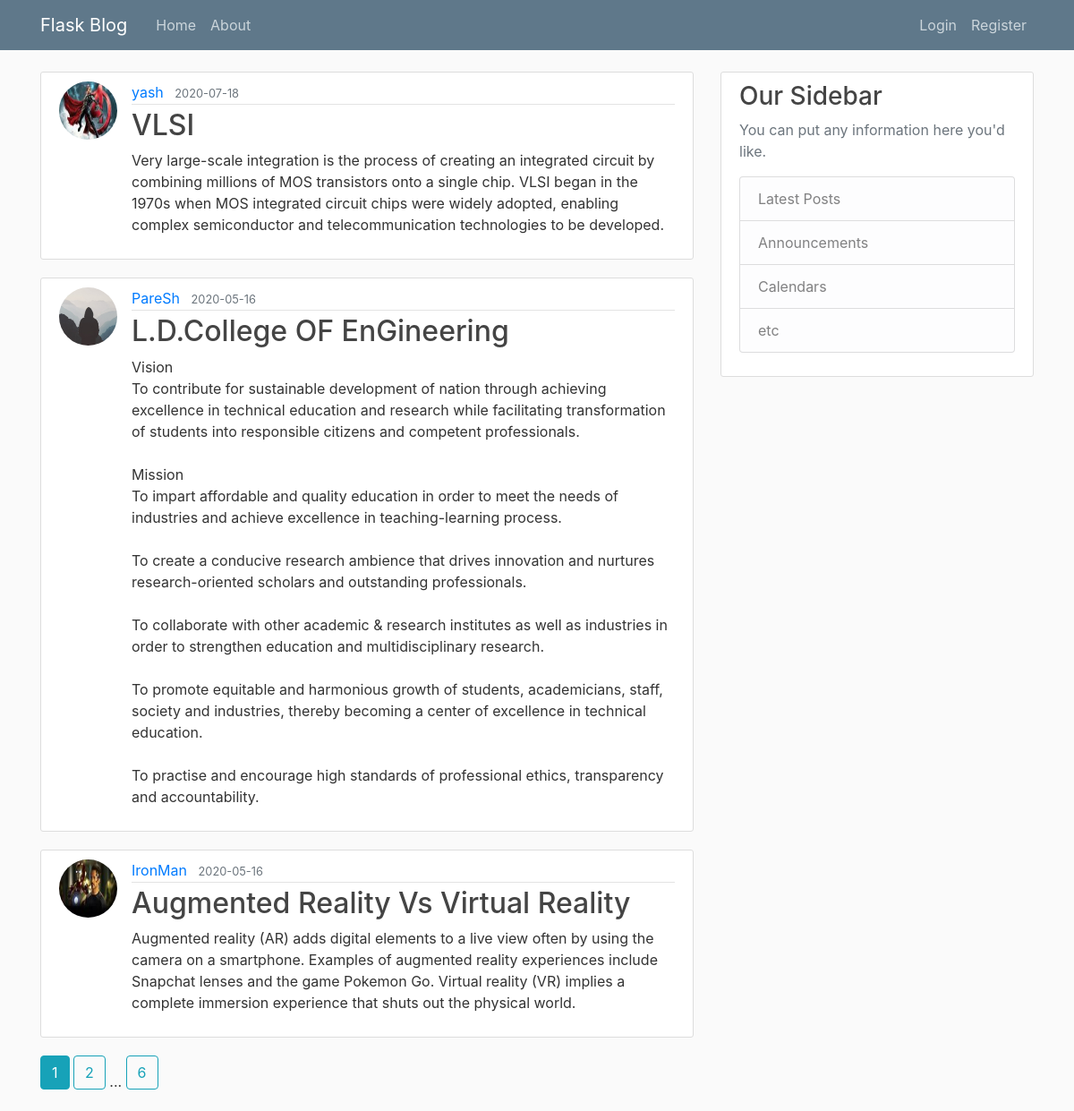
The page /home on the database its author committed.
### flaskblog/models.py (models this page shows, shortened)
class Post(db.Model):
    id = db.Column(db.Integer, primary_key=True)
    title = db.Column(db.String(100), nullable=False)
    date_posted = db.Column(db.DateTime, nullable=False, default=datetime.utcnow)
    content = db.Column(db.Text, nullable=False)
    user_id = db.Column(db.Integer, db.ForeignKey('user.id'), nullable=False)

class User(db.Model,UserMixin):
    id = db.Column(db.Integer, primary_key=True)
    username = db.Column(db.String(20), unique=True, nullable=False)
    email = db.Column(db.String(120), unique=True, nullable=False)
    image_file = db.Column(db.String(20), nullable=False, default='default.jpg')
    password = db.Column(db.String(60), nullable=False)
    posts = db.relationship('Post', backref='author', lazy=True)

### flaskblog/routes.py (the view)
@app.route("/")
@app.route("/home")
def home():
    page = request.args.get('page',1,type=int)
    posts = Post.query.order_by(Post.date_posted.desc()).paginate(page=page,per_page=3)# for paginate query posts.items in home.html
    return render_template('home.html', posts=posts)

### flaskblog/templates/home.html
{% extends "layout.html" %}
{% block content %}
    {% for post in posts.items %}
        <article class="media content-section">
          <img class="rounded-circle article-img" src="{{url_for('static',filename='profile_pics/' + post.author.image_file)}}" alt="author_image">
          <div class="media-body">
            <div class="article-metadata">
              <a class="mr-2" href="{{url_for('user_posts',username = post.author.username)}}">{{ post.author.username }}</a>
              <small class="text-muted">{{ post.date_posted.strftime('%Y-%m-%d') }}</small>
            </div>
            <h2><a class="article-title" href="{{url_for('view_post',post_id=post.id)}}">{{ post.title }}</a></h2>
            <p class="article-content">{{ post.content }}</p>
          </div>
        </article>
      {% endfor %}
      {% for page_num in posts.iter_pages(left_edge=1,right_edge=1,left_current=1,right_current=2) %}
        {% if page_num %}
          {% if posts.page == page_num %}
            <a class="btn btn-info mb-4" href="{{url_for('home',page=page_num)}}">{{page_num}}</a>
          {% else %}
            <a class="btn btn-outline-info mb-4" href="{{url_for('home',page=page_num)}}">{{page_num}}</a>
          {% endif%}
        {% else %}
          ...
        {% endif%}
      {% endfor %}
{% endblock content %}

### flaskblog/templates/layout.html (shortened to what this page needs)
<!DOCTYPE html>
<html>
<head>
    <link rel="stylesheet" href="https://maxcdn.bootstrapcdn.com/bootstrap/4.0.0/css/bootstrap.min.css">
    <link rel="stylesheet" type="text/css" href="{{ url_for('static', filename='main.css') }}">
</head>
<body>
    <header class="site-header">
      <nav class="navbar navbar-expand-md navbar-dark bg-steel fixed-top">
        <div class="container">
          <a class="navbar-brand mr-4" href="/">Flask Blog</a>
          <div class="collapse navbar-collapse" id="navbarToggle">
            <div class="navbar-nav mr-auto">
              <a class="nav-item nav-link" href="{{ url_for('home') }}">Home</a>
              <a class="nav-item nav-link" href="{{ url_for('about') }}">About</a>
            </div>
            <div class="navbar-nav">
              {% if current_user.is_authenticated%}
                  <a class="nav-item nav-link" href="{{ url_for('new_post') }}">New Post</a>
                  <a class="nav-item nav-link" href="{{ url_for('account') }}">Account</a>
                  <a class="nav-item nav-link" href="{{ url_for('logout') }}">Logout</a>
              {%else%}
                  <a class="nav-item nav-link" href="{{ url_for('login') }}">Login</a>
                  <a class="nav-item nav-link" href="{{ url_for('register') }}">Register</a>
              {%endif%}
            </div>
          </div>
        </div>
      </nav>
    </header>
    <main role="main" class="container">
      <div class="row">
        <div class="col-md-8">
          {% block content %}{% endblock %}
        </div>
        <div class="col-md-4">
          <div class="content-section">
            <h3>Our Sidebar</h3>
            <p class='text-muted'>You can put any information here you'd like.
              <ul class="list-group">
                <li class="list-group-item list-group-item-light">Latest Posts</li>
                <li class="list-group-item list-group-item-light">Announcements</li>
                <li class="list-group-item list-group-item-light">Calendars</li>
                <li class="list-group-item list-group-item-light">etc</li>
              </ul>
            </p>
          </div>
        </div>
      </div>
    </main>
</body>
</html>

### flaskblog/static/main.css (style rules this page uses)
body { background: #fafafa; color: #333333; margin-top: 5rem; }
h1, h2, h3, h4, h5, h6 { color: #444444; }
.bg-steel { background-color: #5f788a; }
.site-header .navbar-nav .nav-link { color: #cbd5db; }
.content-section { background: #ffffff; padding: 10px 20px; border: 1px solid #dddddd; border-radius: 3px; margin-bottom: 20px; }
.article-title { color: #444444; }
.article-content { white-space: pre-line; }
.article-img { height: 65px; width: 65px; margin-right: 16px; }
.article-metadata { padding-bottom: 1px; margin-bottom: 4px; border-bottom: 1px solid #e3e3e3 }

### rows shown on the page
Post: image_file (picture), author.username "yash", date_posted "2020-07-18", title "VLSI", content "Very large-scale integration is the process of creating an integrated circuit by combining millions of MOS transistors onto a single chip. VLSI began in the 1970s when MOS integrated circuit chips were widely adopted, enabling complex semiconductor and telecommunication technologies to be developed."
Post: image_file (placeholder picture), author.username "PareSh", date_posted "2020-05-16", title "L.D.College OF EnGineering", content "Vision To contribute for sustainable development of nation through achieving excellence in technical education and research while facilitating transformation of students into responsible citizens and competent professionals. Mission To impart affordable and quality education in order to meet the needs of industries and achieve excellence in teaching-learning process. To create a conducive research ambience that drives innovation and nurtures research-oriented scholars and outstanding professionals. To collaborate with other academic & research institutes as well as industries in order to strengthen education and multidisciplinary research. To promote equitable and harmonious growth of…"
Post: image_file (picture), author.username "IronMan", date_posted "2020-05-16", title "Augmented Reality Vs Virtual Reality", content "Augmented reality (AR) adds digital elements to a live view often by using the camera on a smartphone. Examples of augmented reality experiences include Snapchat lenses and the game Pokemon Go. Virtual reality (VR) implies a complete immersion experience that shuts out the physical world."

### other values the page prints
{{ page_num }} "1"
{{ page_num }} "2" "6"
